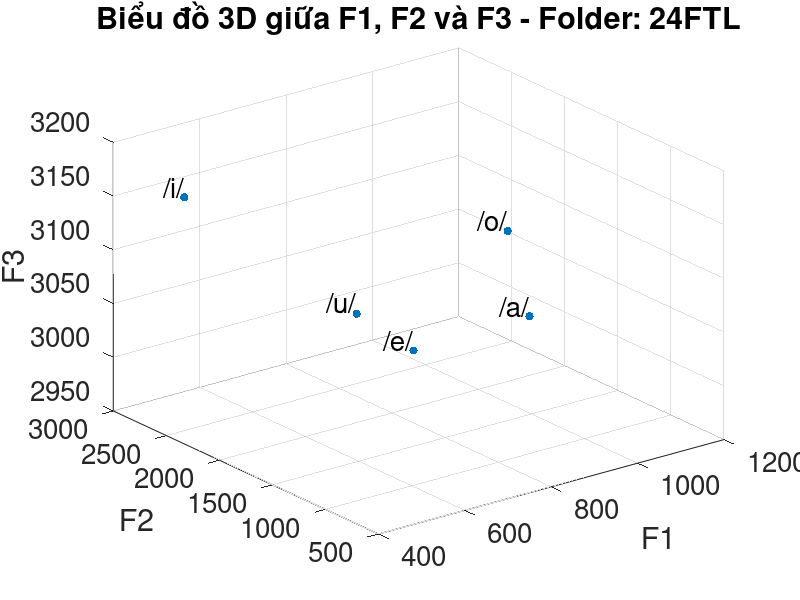
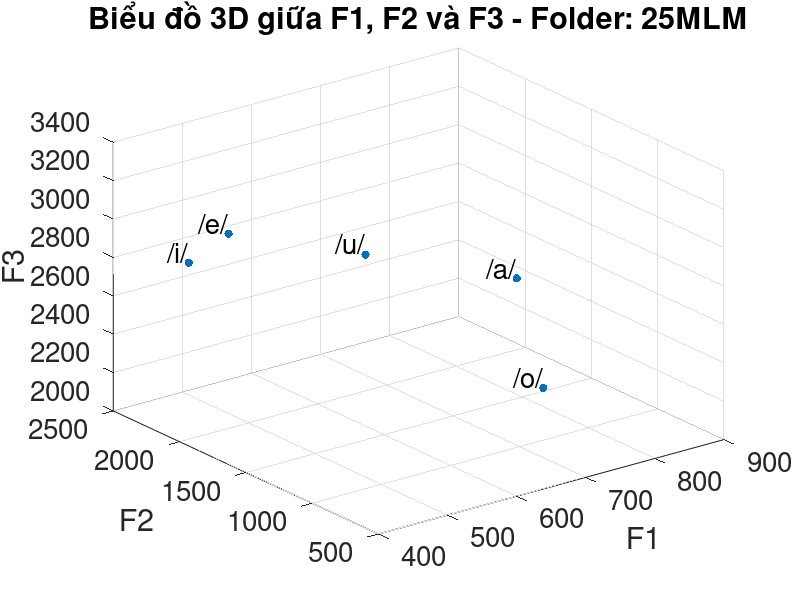
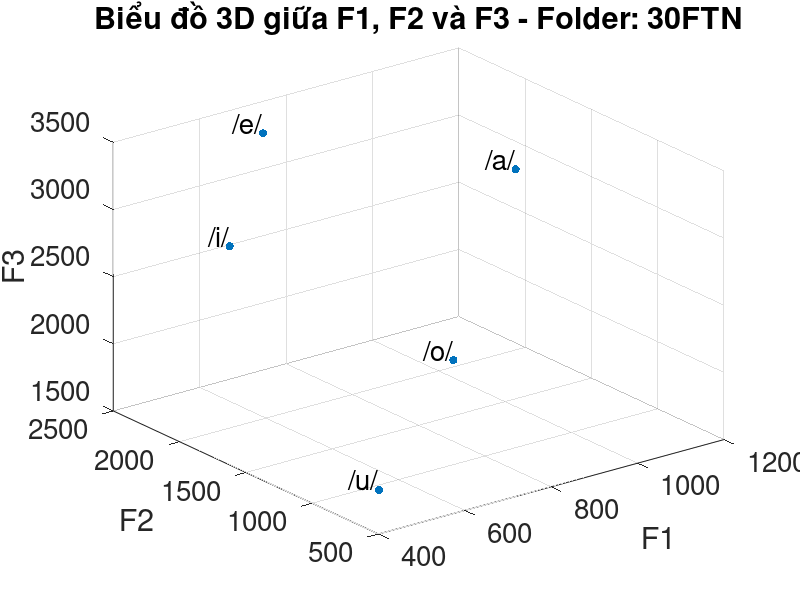
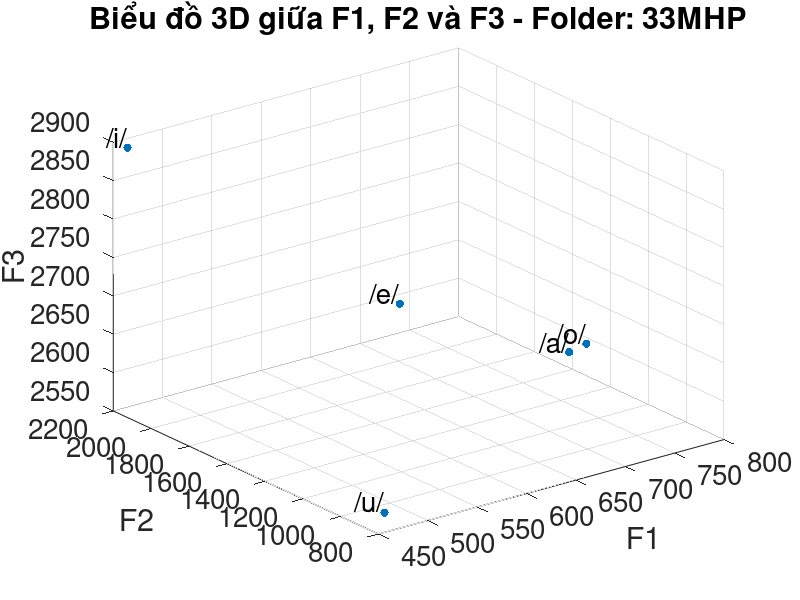

Write MATLAB code to recreate these figures, in order.
vowels = {'/a/', '/e/', '/i/', '/o/', '/u/'};

% Dữ liệu formants cho mỗi folder
formants24 = [
    1122, 2016, 3004;
    953, 2422, 2972;
    469, 2612, 3159;
    936, 1464, 3129;
    459, 946, 3128
];

formants25 = [
    805, 1568, 2591;
    504, 2172, 2927;
    431, 2092, 2873;
    766, 1165, 2188;
    437, 791, 3326
];

formants30 = [
    1113, 1788, 2998;
    680, 2283, 3420;
    434, 1733, 3048;
    767, 1130, 2184;
    454, 672, 1700
];

formants33 = [
    755, 1383, 2613;
    685, 1912, 2640;
    455, 2151, 2897;
    726, 1141, 2662;
    459, 815, 2573
];

folders = {'24FTL', '25MLM', '30FTN', '33MHP'};
formantsData = {formants24, formants25, formants30, formants33};

left = 300;
bottom = 150;
width = 800;
height = 600;

for folderIndex = 1:length(folders)
    figure('Position',[left bottom width height]);
    formants = formantsData{folderIndex};

    hAxes = axes;
    scatter3(formants(:, 1), formants(:, 2), formants(:, 3), 'filled');
    
    xlabel('F1', 'FontSize', 20);
    ylabel('F2', 'FontSize', 20);
    zlabel('F3', 'FontSize', 20);
    text(formants(:, 1), formants(:, 2), formants(:, 3), vowels, 'VerticalAlignment', 'bottom', 'HorizontalAlignment', 'right', 'FontSize', 20);

    set(hAxes, 'FontSize', 20);

title(['Biểu đồ 3D giữa F1, F2 và F3 - Folder: ' folders{folderIndex}]);
    
end
